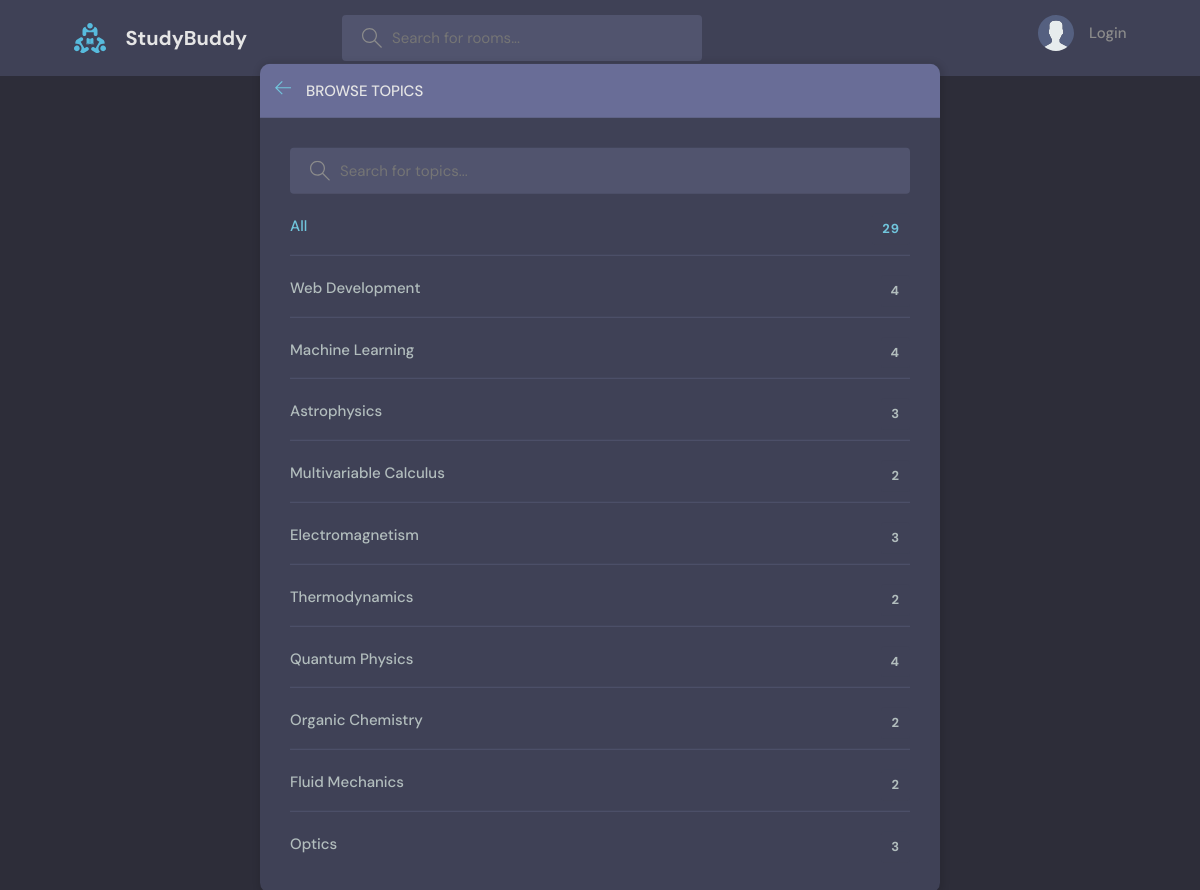
The app's page /browse-topics/ with its own data.
### base/models.py (models this page shows, shortened)
class Topic(models.Model):
    name = models.CharField(max_length=200)

### base/views.py (the view)
# urls.py: path('browse-topics/', views.browse_topics, name = "browse-topics"),
def browse_topics(request):
    q = request.GET.get('q') if request.GET.get('q') != None else ""
    topics = Topic.objects.filter(
        Q(name__icontains = q)
    )
    room_count = Room.objects.count()
    context = {'topics': topics, 'room_count': room_count}
    return render(request, 'base/browse_topics.html', context)

### base/templates/base/browse_topics.html (shortened to what this page needs)
{% extends 'main.html' %} {% block content %}
<main class="create-room layout">
  <div class="container">
    <div class="layout__box">
      <div class="layout__boxHeader">
        <div class="layout__boxTitle">
          <a href="{%url 'home page' %}">
            <svg
              version="1.1"
              xmlns="http://www.w3.org/2000/svg"
              width="32"
              height="32"
              viewBox="0 0 32 32"
            >
              <title>arrow-left</title>
              <path
                d="M13.723 2.286l-13.723 13.714 13.719 13.714 1.616-1.611-10.96-10.96h27.625v-2.286h-27.625l10.965-10.965-1.616-1.607z"
              ></path>
            </svg>
          </a>
          <h3>Browse Topics</h3>
        </div>
      </div>
      <div class="topics-page layout__body">
        <form
          class="header__search"
          method="GET"
          action="{% url 'browse-topics' %}"
        >
          <label>
            <input name="q" placeholder="Search for topics..." />
          </label>
        </form>
        <ul class="topics__list">
          <li>
            <a href="{% url 'browse-topics' %}" class="active"
              >All <span>{{room_count}}</span></a
            >
          </li>
          {% for topic in topics %}
          <li>
            <a href="{% url 'home page' %}?q={{topic.name}}">
              {{ topic.name }} <span>{{topic.room_set.count}}</span></a
            >
          </li>
          {% endfor %}
        </ul>
      </div>
    </div>
  </div>
</main>
{% endblock %}

### static/styles/style.css (style rules this page uses)
:root { --color-main: #71c6dd; --color-main-light: #e1f6fb; --color-dark: #3f4156; --color-dark-medium: #51546e; --color-dark-light: #696d97; --color-light: #e5e5e5; --color-gray: #8b8b8b; --color-light-gray: #b2bdbd; --color-bg: #2d2d39; --color-success: #5dd693; --color-error: #fc4b0b; }
* { font-family: "DM Sans", -apple-system, BlinkMacSystemFont, "Segoe UI", Roboto, Oxygen, Ubuntu, Cantarell, "Open Sans", "Helvetica Neue", sans-serif; margin: 0; padding: 0; box-sizing: border-box; text-rendering: optimizeLegibility; font-size: inherit; }
html { font-size: 56.25%; }
@media only screen and (min-width: 1200px) { html { font-size: 62.5%; } }
body { line-height: 1.6; font-weight: 400; font-size: 1.5rem; color: var(--color-light-gray); background-color: var(--color-bg); min-height: 100vh; }
a { display: inline-block; color: var(--color-main); text-decoration: none; }
.container { max-width: 120rem; width: 90%; margin: auto; }
.header__search > label { background-color: var(--color-dark-medium); padding: 1.3rem 1rem; display: flex; align-items: center; gap: 1rem; border-radius: 4px; }
.header__search svg { fill: var(--color-gray); width: 2rem; height: 2rem; margin-left: 1rem; }
.header__search input { width: 30rem; background: transparent; border: none; outline: none; color: var(--color-light); }
.layout { margin-top: 2.4rem; }
.layout > .container { display: flex; justify-content: space-between; align-items: flex-start; }
.layout__box { width: 90%; max-width: 48rem; min-height: 40rem; position: absolute; top: 50%; left: 50%; transform: translate(-50%, -46%); background-color: var(--color-dark); border-radius: 1rem; box-shadow: 1px 1px 6px 3px rgba(0, 0, 0, 0.1); overflow: hidden; }
.layout__boxHeader { display: flex; padding: 1.5rem; background-color: var(--color-dark-light); }
.layout__boxTitle { display: flex; gap: 1.5rem; align-items: center; }
.layout__boxTitle h3 { text-transform: uppercase; font-weight: 500; color: var(--color-light); }
.layout__boxTitle svg { width: 1.6rem; height: 1.6rem; fill: var(--color-main); }
.layout__body { margin: 3rem; }
.topics__list { list-style: none; }
.topics__list li a { display: flex; justify-content: space-between; margin-bottom: 3rem; font-weight: 500; color: var(--color-light-gray); transition: all 0.3s ease-in-out; }
.topics__list li a.active, .topics__list li a:hover { color: var(--color-main); }
.topics__list li a span { padding: 0.5rem 1rem; background-color: var(--color-dark); border-radius: 3px; font-size: 1.3rem; font-weight: 700; letter-spacing: 1px; }
.topics-page .topics__list li:not(:last-child) a { margin: 2rem 0; padding-bottom: 1rem; text-decoration: none; border-bottom: 1px solid var(--color-dark-medium); }
.topics-page .header__search { display: block; }
.create-room.layout .layout__box { max-width: 68rem; }

### records on screen
Topic: name "Web Development", room_set.count "4"
Topic: name "Machine Learning", room_set.count "4"
Topic: name "Astrophysics", room_set.count "3"
Topic: name "Multivariable Calculus", room_set.count "2"
Topic: name "Electromagnetism", room_set.count "3"
Topic: name "Thermodynamics", room_set.count "2"
Topic: name "Quantum Physics", room_set.count "4"
Topic: name "Organic Chemistry", room_set.count "2"
Topic: name "Fluid Mechanics", room_set.count "2"
Topic: name "Optics", room_set.count "3"

### other values on screen
{{ room_count }} "29"
